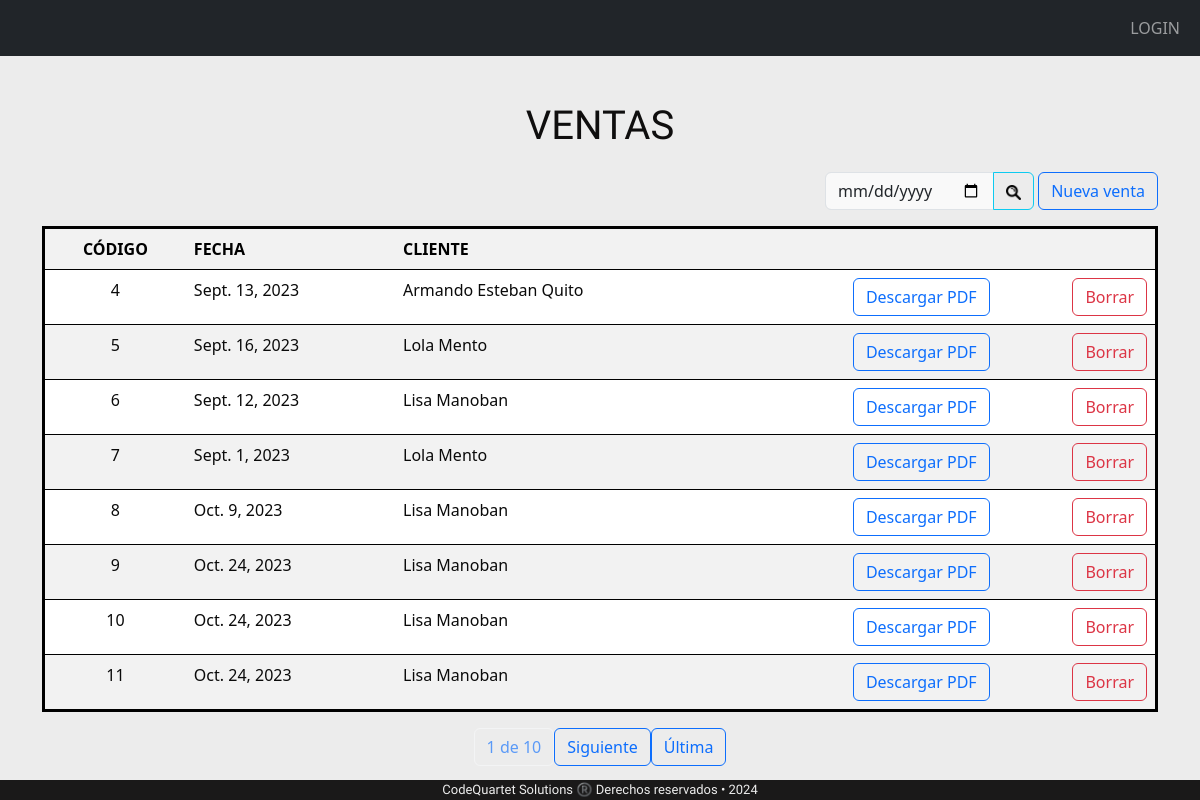
The page /tablaVentas/ on the database as committed earlier.
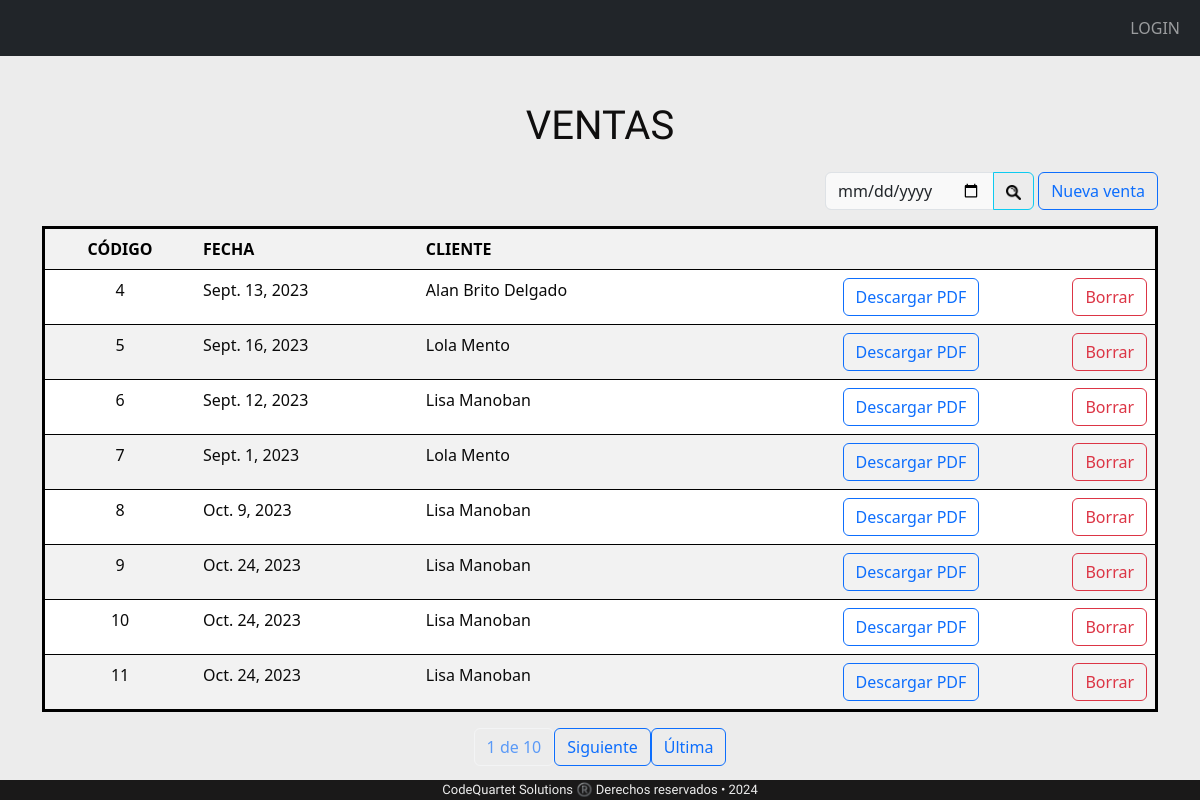
The same page on the database as committed later.
### appRieVictoria/models.py (models this page shows)
class Ventas(models.Model):
    idEmpleado = models.ForeignKey(Empleados, on_delete=models.CASCADE,verbose_name="Empleado")
    idClientes = models.ForeignKey(Clientes, on_delete=models.CASCADE,verbose_name="Cliente")
    fecha = models.DateField(help_text="",verbose_name="Fecha de Venta")
    articulos = models.ManyToManyField("Articulos" ,related_name='ventas_productos', through="ventaProd")
    tipoFactura =models.ForeignKey("tipoFactura", on_delete=models.CASCADE, default=1, verbose_name="Tipo de Factura")

class Clientes (models.Model):
    nombre = models.CharField(max_length=100, help_text= '')
    direccion = models.CharField(max_length=100, help_text='')
    DNI = models.PositiveBigIntegerField(help_text='')
    telefono = models.PositiveBigIntegerField(help_text='')
    empleados = models.ManyToManyField("Empleados" ,related_name='clientes_relacionados', through="Ventas")
    def __str__(self) -> str:
        return str(self.nombre)

### appRieVictoria/views.py (the view)
# urls.py: path('tablaVentas/', views.TablaVentas.as_view(), name='Ventas'),
class TablaVentas(ListView):
    model = Ventas
    template_name = 'tablaVentas.html'
    context_object_name = 'Ventas'
    paginate_by = 8
    def get_queryset(self):
        query = self.request.GET.get('q', '')
        if not query:
            ventas = Ventas.objects.all()
        else:
            ventas = Ventas.objects.filter(fecha=query)
        return ventas
    def get_context_data(self, **kwargs):
        context = super().get_context_data(**kwargs)
        query = self.request.GET.get('q', '')
        context['query'] = query
        return context

### proyectoRieVictoria/templates/tablaVentas.html (shortened to what this page needs)
{% extends "base.html" %}
{% block content %}
<div class="nombreTablas">
    <p >VENTAS</p>
</div>
<div class="row">
    <div class="col d-flex justify-content-end  mb-3">
        <form method="GET">
            <div class="input-group">
                <input type="date" class="form-control inputApagado" name="q" value="{{ query }}" placeholder="Fecha...">
                <button class="btn btn-outline-info" type="submit"><img src="/static/img/search.png" alt="Lupa de búsqueda" width="15" height="15"></button>
            </div>
        </form>
    <a class="btn btn-outline-primary " href="/ventas/VentasNuevo{{ p.id}}">Nueva venta</a></td>
    </div>
</div>
<table style="border-style: solid; border-color: black;" class="table table-striped">
            <tr>
                <th class="centrado">CÓDIGO</th>
                <th >FECHA</th>
                <th>CLIENTE</th>
                <th></th>
                <th></th>
            </tr>
            {% for p in Ventas %}
            <tr onclick="window.location='/ventas/VentasModif/{{ p.id }}/'">
                    <td class="centrado"><a>{{ p.id }}</a></td>
                    <td>{{p.fecha}}</td>
                    <td>{{p.idClientes}}</td>
                    <td>
                        <div class="d-flex justify-content-end ">
                            <a class="btn btn-outline-primary" href="/ventas/VentasPDF/{{ p.id }}">Descargar PDF</a>
                        </div>
                    </td>
                    <td>
                        <div class="d-flex justify-content-end ">
                            <a class="btn btn-outline-danger" href="/ventas/VentasBorrar/{{ p.id }}">Borrar</a>
                        </div>
                    </td>
                </tr>
                {% endfor %}
        </table>
        <div class="pagination justify-content-center">
            <span class="current-page btn btn-outline-light disabled text-primary mb-3">
                {{ page_obj.number }} de {{ page_obj.paginator.num_pages }}
            </span>
            {% if page_obj.has_next %}
                <a class="btn btn-outline-primary mb-3" href="?page={{ page_obj.next_page_number }}">
                    Siguiente
                </a>
                <a class="btn btn-outline-primary mb-3" href="?page={{ page_obj.paginator.num_pages }}">
                    Última
                </a>
            {% endif %}
        </div>
{% endblock %}

Rows that differ between the two databases and show on the page:
changed Ventas id 4: idClientes "Armando Esteban Quito" → "Alan Brito Delgado"
